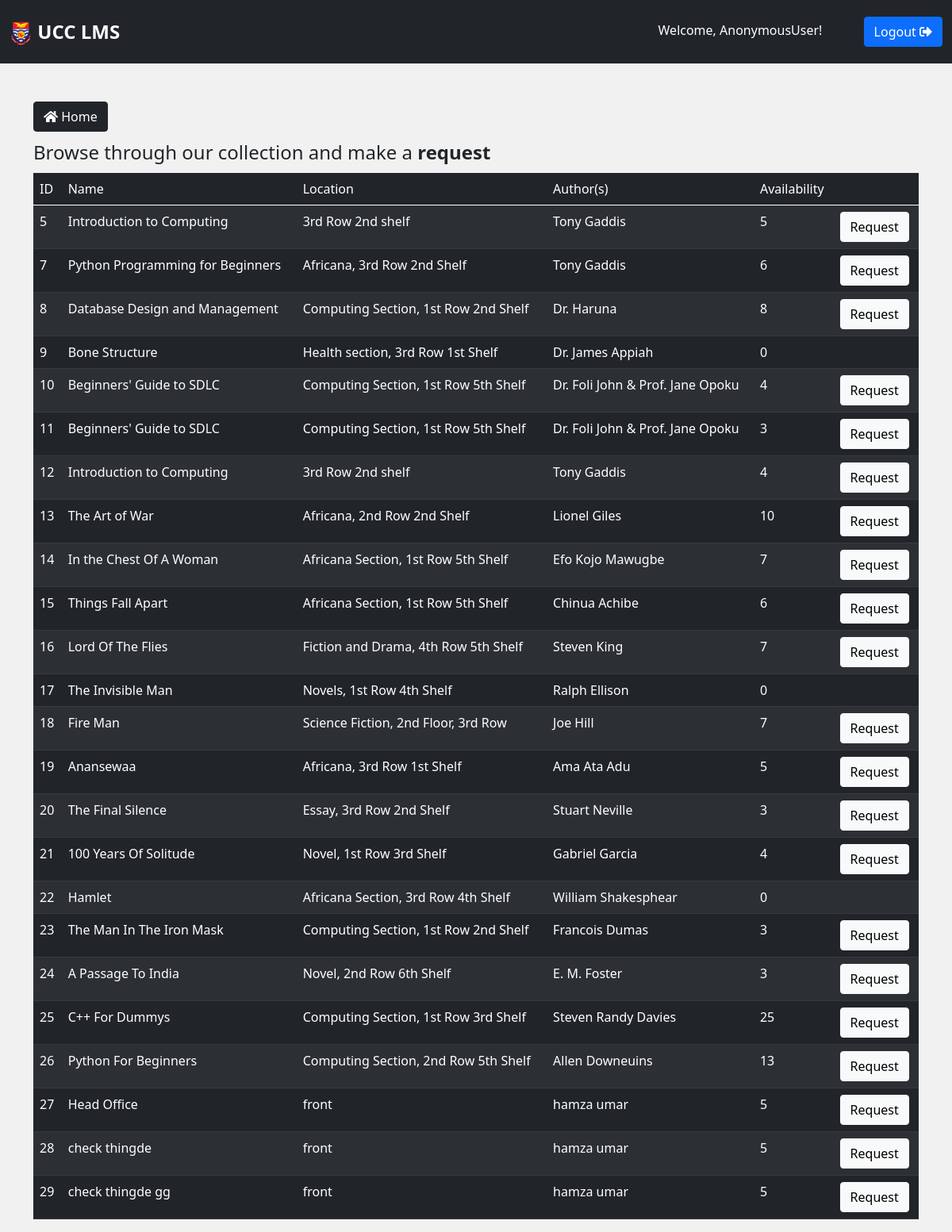
Page /student-view-books/ on the earlier database version.
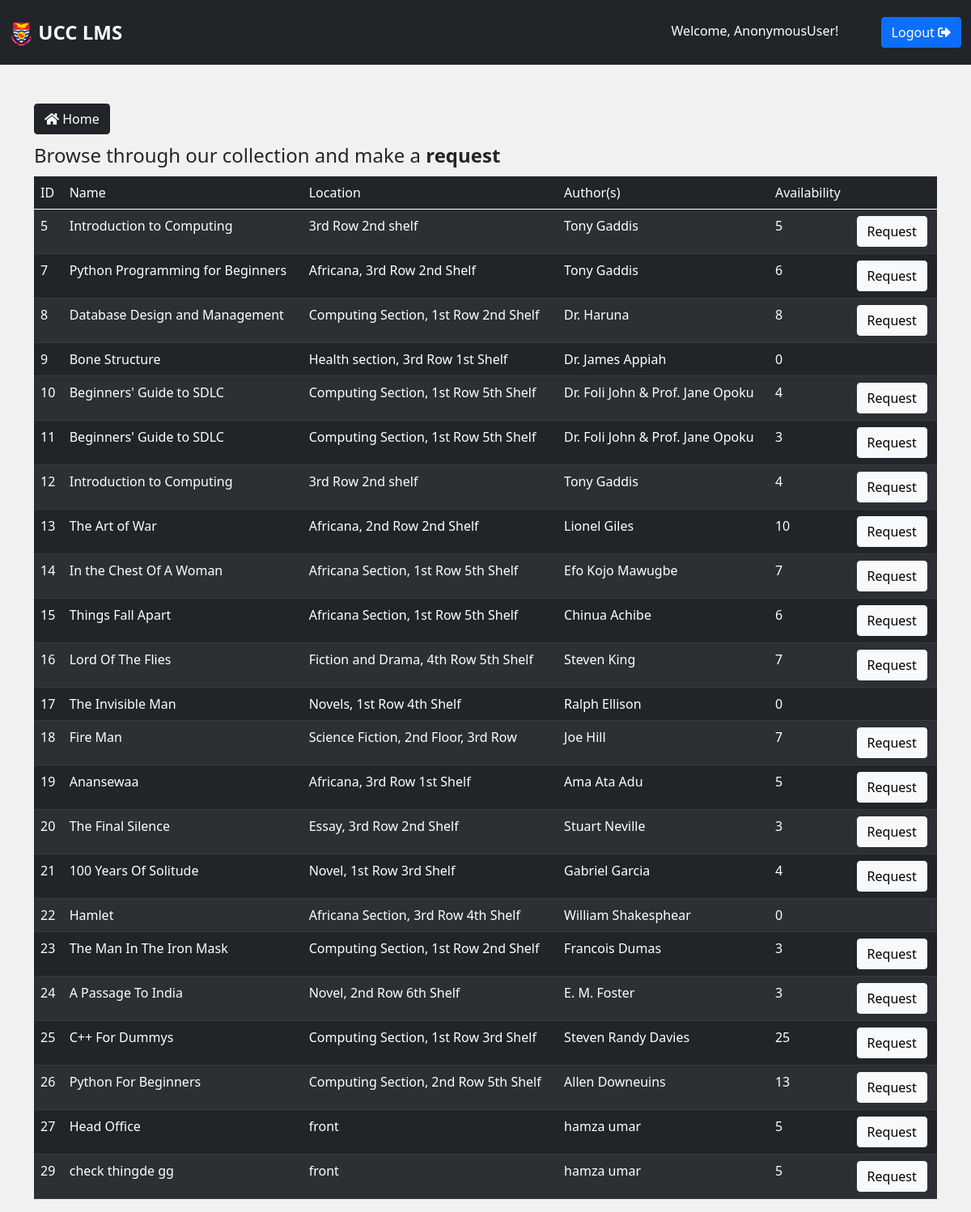
Same page on the later database version.
### ucclms/models.py (models this page shows, shortened)
class Book(models.Model):
    title = models.CharField(max_length = 255, blank=False, null=False)
    publisher = models.CharField(max_length = 255, blank=True, null=True)
    availability = models.IntegerField(default=0, blank=True, null=True)
    year = models.CharField(max_length = 4, blank=True, null=True)
    author = models.CharField(max_length = 255, blank=True, null=True)
    location = models.CharField(max_length = 255, blank=True, null=True)
    subject = models.ForeignKey(Subject, on_delete=models.SET_NULL, null=True, blank=True, related_name='booksubject')
    is_stolen = models.BooleanField(default=False)

### ucclms/views.py (the view)
# urls.py: path('student-view-books/', views.studentViewBooks, name='student-view-books'),
def studentViewBooks(request):
    books = Book.objects.all()
    if request.method == 'POST':
        book=request.post
    context = {'books': books}
    return render(request, 'ucclms/student-view-books.html', context)

### ucclms/templates/ucclms/student-view-books.html (shortened to what this page needs)
{% extends 'base.html' %}
{% block content %}
<div class="container users mt-5">
    <a href="{% url 'student-dashboard' %}" class="btn btn-dark mb-2"><i class="fas fa-home"></i> Home</a>
    <legend>Browse through our collection and make a <strong>request</strong></legend>
    <table class="table table-striped p-3 table-dark mt-2">
        <thead>
            <tr>
                <td>ID</td>
                <td>Name</td>
                <td>Location</td>
                <td>Author(s)</td>
                <td>Availability</td>
                <td></td>
            </tr>
        </thead>
        <tbody>
            {% for book in books %}
            <tr>
                <td>{{book.id}}</td>
                <td>{{book.title}}</td>
                <td>{{book.location}}</td>
                <td>{{book.author}}</td>
                <td>{{book.availability}}</td>
                <td class="request-list-item">
                {% if book.availability > 0 %}
                    <a href="{% url 'borrow-book' book.id %}" id="{{book.id}} request-btn" class="{{book.id}} btn request-btn btn-light">Request</a>
                {% endif %}
                </td>
            </tr>
            {% endfor %}
        </tbody>
    </table>
</div>
{% endblock %}

Differences in the rows shown:
removed Book: id "28", title "check thingde", location "front", author "hamza umar", availability "5"
